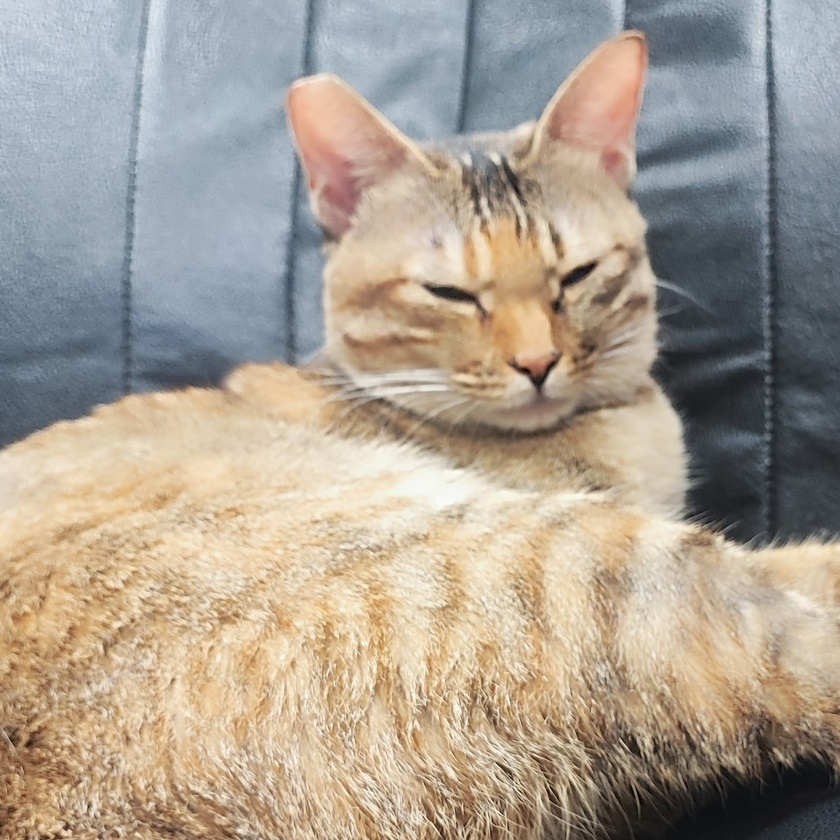
#> input picture Code/Resources/Data/LAB_CAT2.jpg, 840 x 840 px, shrunk from 1763 x 1763 before the run, found by its file name
$ jupyter execute 'Fourier Transform.ipynb'
#> lines starting #> are read from the running program, lines starting #| are printed output that depends on the picture
## 傅立葉轉換（Fourier Transform）

### 基本概念
傅立葉轉換是一種數學變換，用來將信號從時域（時間序列）轉換到頻域（頻率序列）。這個變換的基本理念是將複雜的信號分解成不同頻率的正弦波和餘弦波的疊加。

### 數學表示
對於一個連續的信號 \( f(t) \)，其傅立葉轉換 \( F(\omega) \) 可以表示為：
\[ F(\omega) = \int_{-\infty}^{+\infty} f(t) e^{-j\omega t} \, dt \]
這裡：
- \( \omega \) 是角頻率
- \( j \) 是虛數單位，滿足 \( j^2 = -1 \)

### 逆傅立葉轉換
傅立葉轉換可以逆轉回時域信號，這個過程稱為逆傅立葉轉換，表示為：
\[ f(t) = \frac{1}{2\pi} \int_{-\infty}^{+\infty} F(\omega) e^{j\omega t} \, d\omega \]

## 快速傅立葉轉換（Fast Fourier Transform, FFT）

### 基本概念
快速傅立葉轉換是一種高效計算離散傅立葉轉換（Discrete Fourier Transform, DFT）的方法。DFT 是針對有限長度且離散的數據進行傅立葉轉換，其公式為：
\[ X(k) = \sum_{n=0}^{N-1} x(n) e^{-j \frac{2\pi}{N} kn} \]
這裡：
- \( N \) 是信號的點數
- \( x(n) \) 是第 \( n \) 個信號點
- \( X(k) \) 是第 \( k \) 個頻率分量

### FFT 的優點
FFT 通過分治法（Divide and Conquer）和蝶形運算（Butterfly Operations）將DFT的計算複雜度從 \( O(N^2) \) 降低到 \( O(N \log N) \)，顯著提高了計算速度。

### 實作例子（Python）
使用 Python 中的 NumPy 庫來進行 FFT 計算的簡單範例：

[cell 1]
import numpy as np
import matplotlib.pyplot as plt

# 生成時間序列數據
t = np.linspace(0, 1, 500)
signal = np.sin(2 * np.pi * 50 * t) + np.sin(2 * np.pi * 120 * t)

# 計算快速傅立葉轉換
fft_result = np.fft.fft(signal)
frequencies = np.fft.fftfreq(len(signal), t[1] - t[0])

# 繪製原始信號和頻域信號
plt.figure(figsize=(12, 6))

plt.subplot(2, 1, 1)
plt.plot(t, signal)
plt.title('原始信號')
plt.xlabel('時間 (秒)')
plt.ylabel('幅度')

plt.subplot(2, 1, 2)
plt.plot(frequencies, np.abs(fft_result))
plt.title('頻域信號')
plt.xlabel('頻率 (Hz)')
plt.ylabel('幅度')

plt.tight_layout()
plt.show()
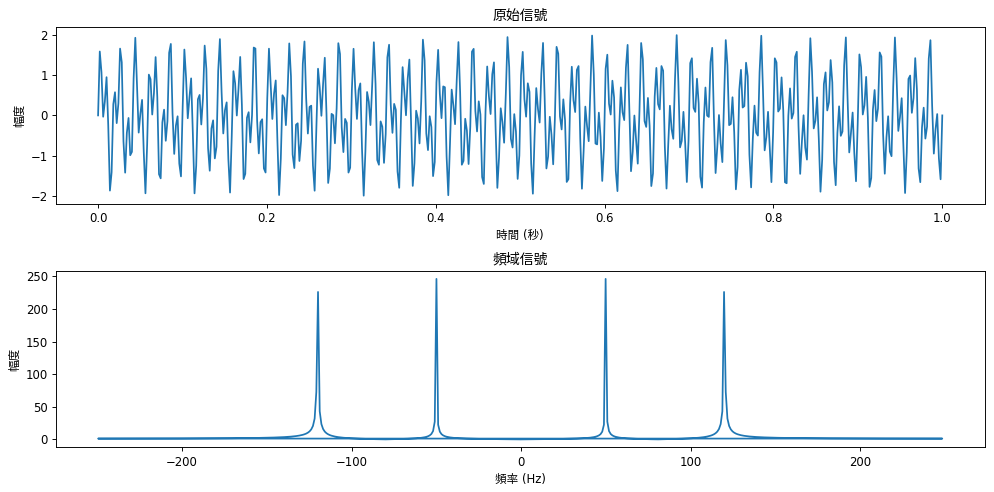
#> figure drawn by matplotlib, 2 panels; panel 1: curve peaks at x = 0.685, y = 1.99

針對圖像進行傅立葉轉換與快速傅立葉轉換的處理，可以用於圖像的頻域分析與處理，例如去除噪聲、邊緣檢測等。以下是如何在 Python 中使用 NumPy 和 OpenCV 來對圖像進行傅立葉變換和快速傅立葉變換的詳細說明及示例：

### 圖像傅立葉變換與快速傅立葉變換

#### 步驟：
1. 讀取圖像並轉換為灰度圖像。
2. 使用快速傅立葉變換 (FFT) 將圖像從空間域轉換到頻域。
3. 轉換結果的頻譜圖可視化。
4. 進行頻域上的處理（如濾波）。
5. 使用逆快速傅立葉變換 (Inverse FFT) 將圖像從頻域轉換回空間域。

### 解釋
1. **讀取圖像並轉換為灰度圖像**：使用 OpenCV 讀取圖像並轉換為灰度圖像。
    ```python
    img = cv2.imread('example.jpg', cv2.IMREAD_GRAYSCALE)
    ```

2. **進行快速傅立葉變換 (FFT)**：使用 NumPy 的 `fft2` 函數計算圖像的二維傅立葉變換，然後使用 `fftshift` 函數將零頻率分量移動到頻譜的中心。
    ```python
    f = np.fft.fft2(img)
    fshift = np.fft.fftshift(f)
    magnitude_spectrum = 20 * np.log(np.abs(fshift))
    ```

3. **顯示原始圖像與頻譜圖**：使用 Matplotlib 顯示原始圖像和傅立葉變換頻譜圖。
    ```python
    plt.figure(figsize=(12, 6))

    plt.subplot(1, 2, 1)
    plt.imshow(img, cmap='gray')
    plt.title('原始圖像')
    plt.axis('off')

    plt.subplot(1, 2, 2)
    plt.imshow(magnitude_spectrum, cmap='gray')
    plt.title('傅立葉變換頻譜圖')
    plt.axis('off')

    plt.show()
    ```

4. **頻域上的濾波**：例如，在頻域中對圖像進行高通濾波。
    ```python
    rows, cols = img.shape
    crow, ccol = rows // 2 , cols // 2
    fshift[crow-30:crow+30, ccol-30:ccol+30] = 0
    ```

5. **使用逆快速傅立葉變換 (Inverse FFT)**：將頻域圖像轉換回空間域，得到處理後的圖像。
    ```python
    f_ishift = np.fft.ifftshift(fshift)
    img_back = np.fft.ifft2(f_ishift)
    img_back = np.abs(img_back)

    plt.figure(figsize=(6, 6))
    plt.imshow(img_back, cmap='gray')
    plt.title('濾波後的圖像')
    plt.axis('off')
    plt.show()
    ```

這個範例展示了如何對圖像進行傅立葉變換與快速傅立葉變換，並展示了頻域處理的應用。你可以根據具體需求進行更多的頻域操作，如低通濾波、去噪等。

[cell 2]
#### 實作範例（Python）：
import cv2
import numpy as np
import matplotlib.pyplot as plt

# 讀取圖像並轉換為灰度圖像
img = cv2.imread(r'F:\Code\Digtal-Image-Processing\Code\Resources\Data\LAB_CAT2.jpg', cv2.IMREAD_GRAYSCALE)
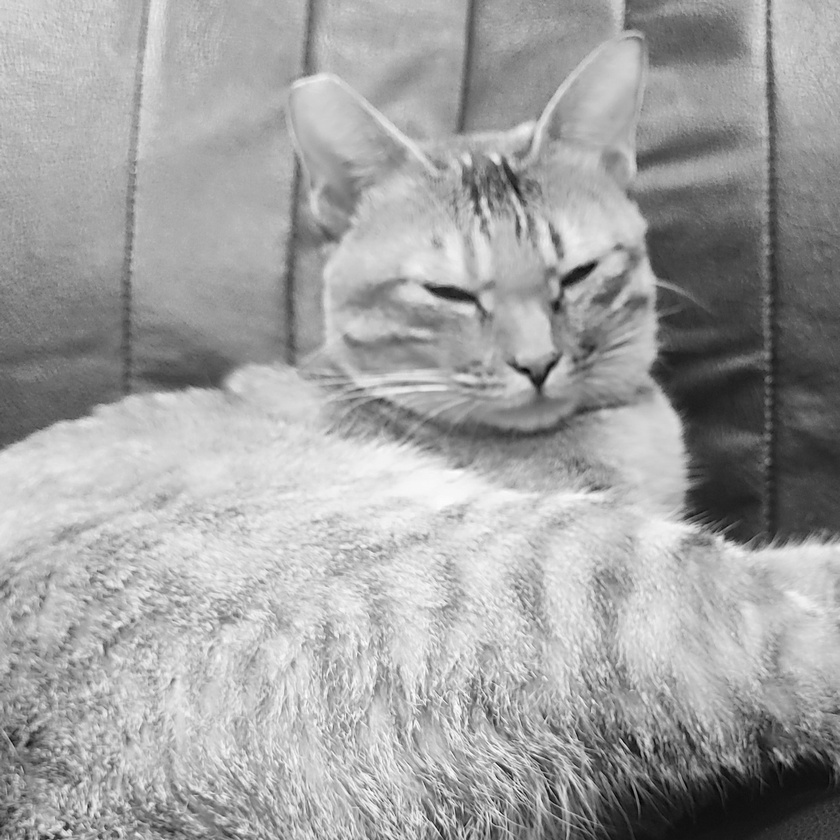
#> img: shape (840, 840); min 0, max 255, mean 161.6

# 進行快速傅立葉變換 (FFT)
f = np.fft.fft2(img)
fshift = np.fft.fftshift(f)
magnitude_spectrum = 20 * np.log(np.abs(fshift))
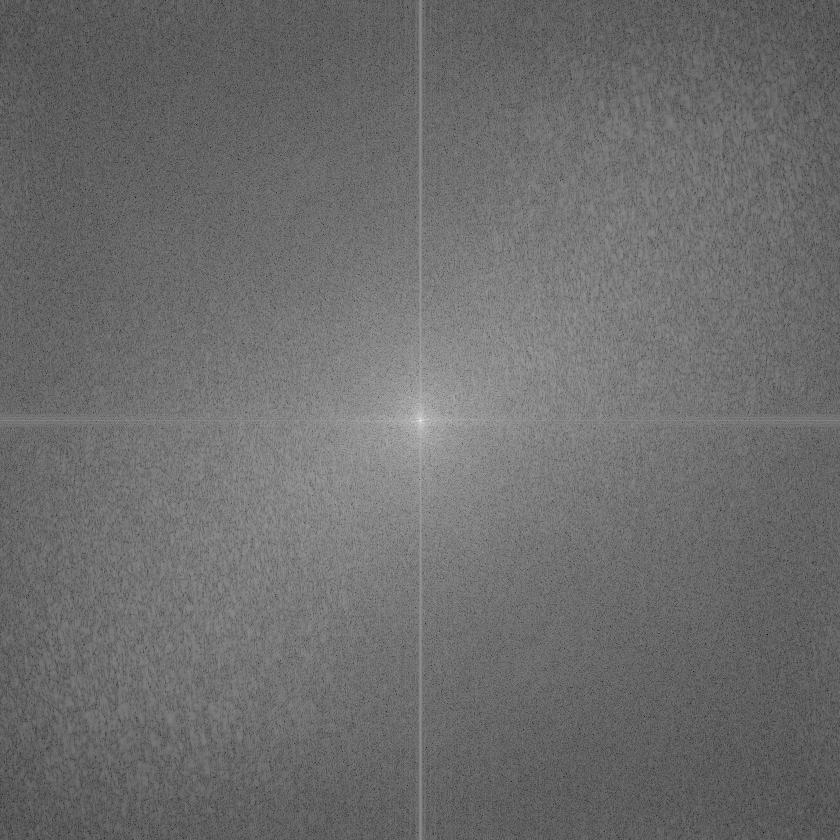
#> magnitude_spectrum: shape (840, 840) float64; min 5.37, max 371, mean 162.3; drawn with min black and max white

# 顯示原始圖像與頻譜圖
plt.figure(figsize=(12, 6))

plt.subplot(1, 2, 1)
plt.imshow(img, cmap='gray')
plt.title('原始圖像')
plt.axis('off')

plt.subplot(1, 2, 2)
plt.imshow(magnitude_spectrum, cmap='gray')
plt.title('傅立葉變換頻譜圖')
plt.axis('off')

plt.show()
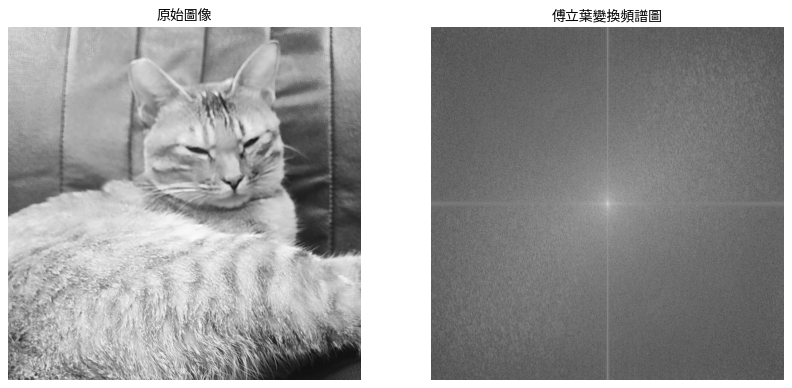
#> figure drawn by matplotlib, 2 panels

# 頻域上的濾波（例如，高通濾波）
rows, cols = img.shape
#> rows = 840; cols = 840
crow, ccol = rows // 2 , cols // 2
#> crow = 420; ccol = 420
fshift[crow-30:crow+30, ccol-30:ccol+30] = 0

# 使用逆快速傅立葉變換 (Inverse FFT)
f_ishift = np.fft.ifftshift(fshift)
img_back = np.fft.ifft2(f_ishift)
img_back = np.abs(img_back)
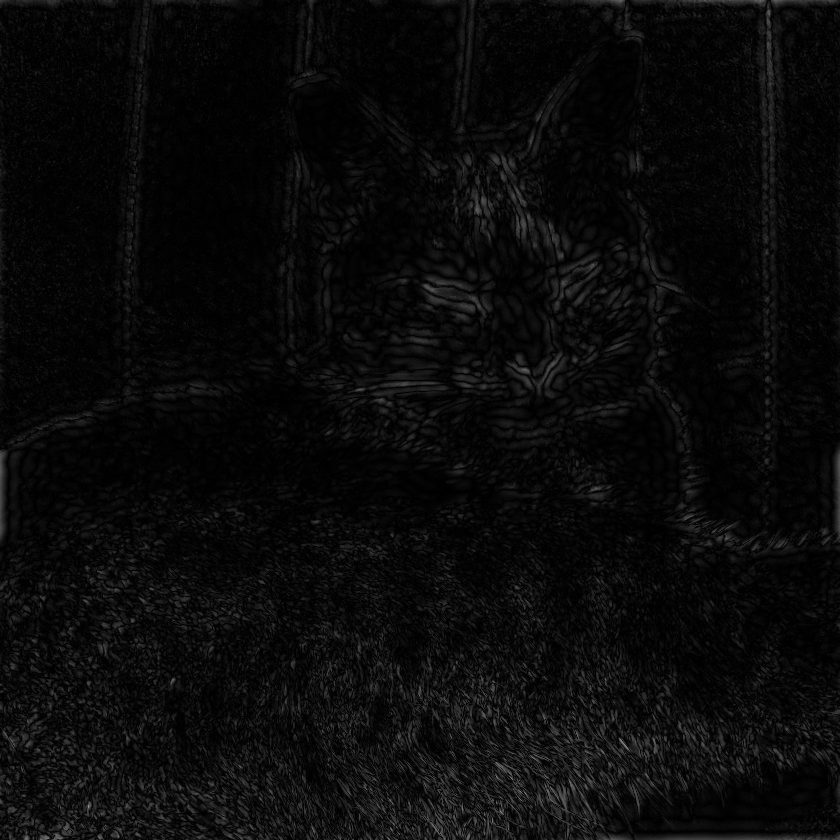
#> img_back: shape (840, 840) float64; min 0.00718, max 147.4, mean 10.5

# 顯示濾波後的圖像
plt.figure(figsize=(6, 6))
plt.imshow(img_back, cmap='gray')
plt.title('濾波後的圖像')
plt.axis('off')
plt.show()

$ run again, with Code/Resources/Data/curl_road.jpg copied over Code/Resources/Data/LAB_CAT2.jpg
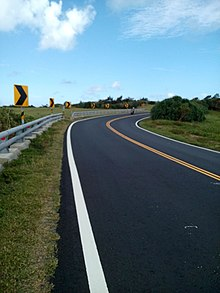
#> input picture Code/Resources/Data/curl_road.jpg, 220 x 293 px, found by its file name
#> `magnitude_spectrum = 20 * np.log(np.abs(fshift))`:
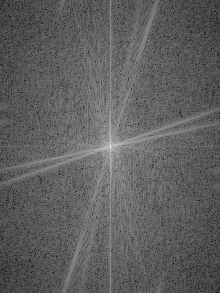
#> magnitude_spectrum: shape (293, 220) float64; min 57.17, max 315.5, mean 153.9; drawn with min black and max white
#> `img_back = np.abs(img_back)`:
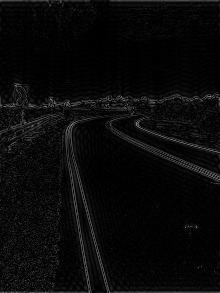
#> img_back: shape (293, 220) float64; min 0.0013, max 130.7, mean 10.1
